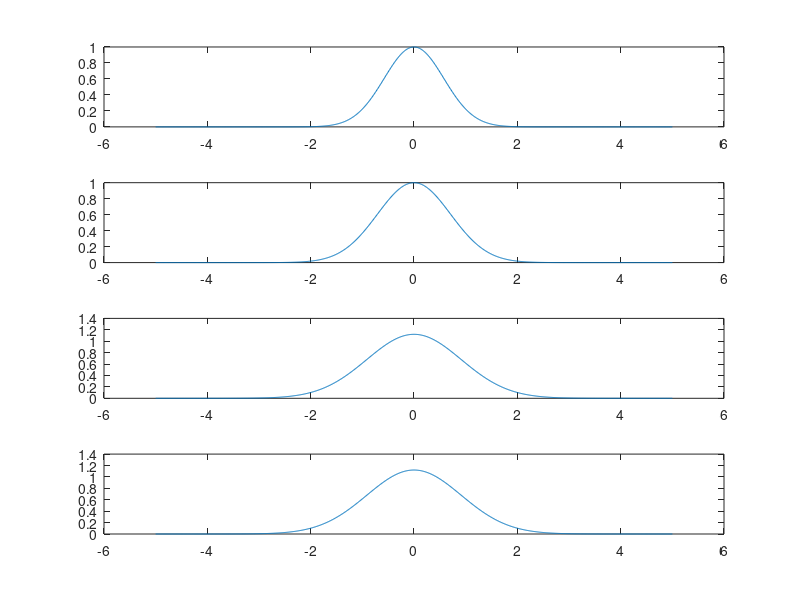

Write the MATLAB code that produced this figure.
clear variables;close all;

i=complex(0,1);

% intervalle temporel
tmin=-5;tmax=5;Te=0.01;
t=tmin:Te:tmax;
N=length(t);
a=3;
b=2;
func=4;
switch func
    
    case 1
        f=porte(t);
        g=porte(t);
        
    case 2
        f=2*porte((t-1)/2);
        g=porte(t-0.5);
        
    case 3
        f=porte((t-1)/4);
        g=(t/2).*porte((t-1)/2);
        
    case 4
        f=exp(-(a*t.^2)/2);
        g=exp(-(b*t.^2)/2);
        
end

h=Te*conv(f,g,'same');

% intervalle fréquentiel
nu_e=1/Te;

nu=linspace(-nu_e/2,nu_e/2,N);

% transformée de Fourier (initialisation)
tfF=zeros(1,length(nu));

% transformée de Fourier (initialisation)
tfG=zeros(1,length(nu));

for k=1:N % pour chaque fréquence
tfF(k)=trapz(t,f.*exp(-2*i*pi*(nu(k))*t));
tfG(k)=trapz(t,g.*exp(-2*i*pi*(nu(k))*t));
end

H=tfF.*tfG;

tfih=zeros(1,length(t));

for k=1:N % pour chaque instant
tfih(k)=trapz(nu,H.*exp(2*i*pi*(t(k))*nu));
end


figure(1);hold on;
subplot(411);plot(t,f);
subplot(412);plot(t,g);
subplot(413);plot(t,h);
subplot(414);plot(t,tfih);

